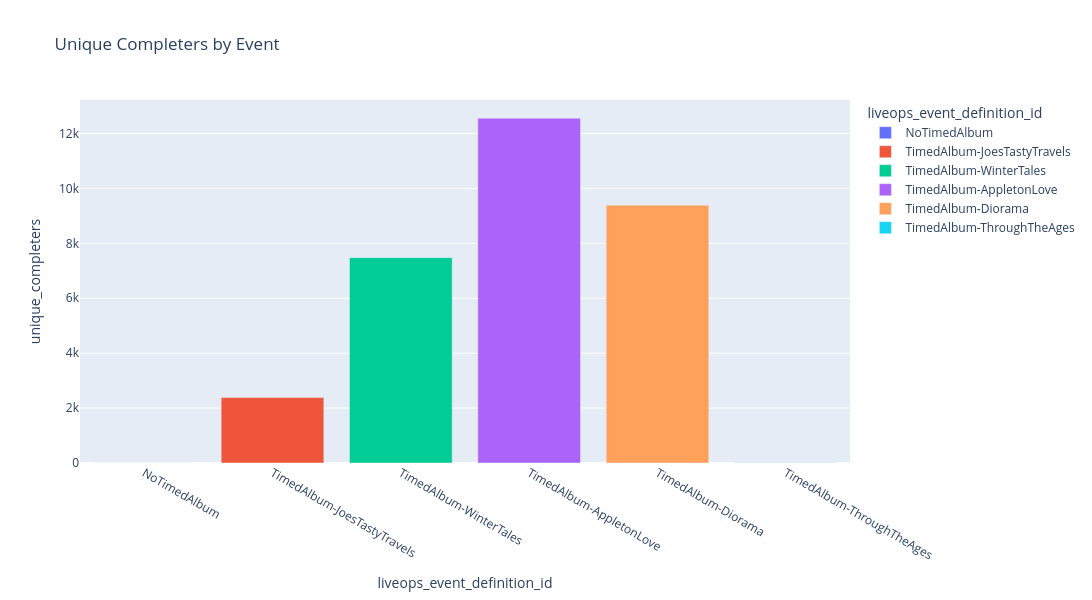
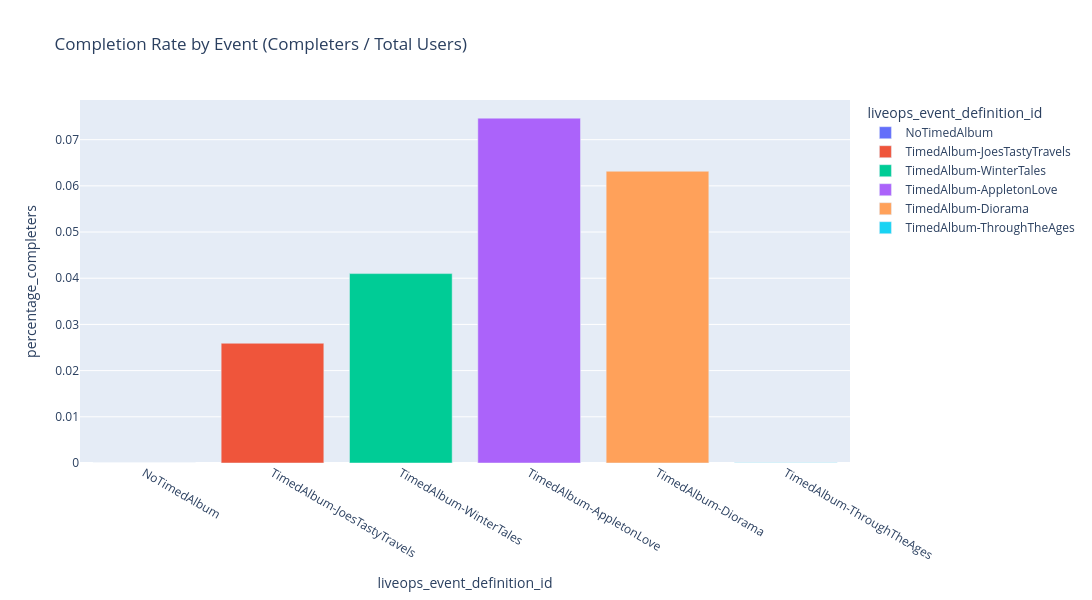

The cell these charts' notebook holds for them, in order:
### Markdown cell above
### Users

Bar charts of absolute completer counts and completion rate (completers / total users) per event.

### Code cell
fig = px.bar(data_completers_per_event, 
              x='liveops_event_definition_id', 
              y='unique_completers',
              color='liveops_event_definition_id',
              title='Unique Completers by Event',
              width=1200,
              height=600,
              hover_data={'unique_completers': True, 'pct_change_completers': ':.2%'},
              category_orders={'liveops_event_definition_id': custom_order})

fig.show()

fig = px.bar(data_completers_per_event, 
              x='liveops_event_definition_id', 
              y='percentage_completers',
              color='liveops_event_definition_id',
              title='Completion Rate by Event (Completers / Total Users)',
              width=1200,
              height=600,
              hover_data={'percentage_completers': ':.2%', 'unique_completers': True, 'pct_change_completers': ':.2%'},
              category_orders={'liveops_event_definition_id': custom_order})

fig.show()

### Figure 1 — Plotly figure (JSON) as saved in the notebook; plotly's stock layout.template omitted (floating-point values rounded to 4 significant figures)
{"data": [{"customdata": [[NaN]], "hovertemplate": "liveops_event_definition_id=%{x}<br>unique_completers=%{y}<br>pct_change_completers=%{customdata[0]:.2%}<extra></extra>", "legendgroup": "NoTimedAlbum", "marker": {"color": "#636efa", "pattern": {"shape": ""}}, "name": "NoTimedAlbum", "orientation": "v", "showlegend": true, "textposition": "auto", "type": "bar", "x": ["NoTimedAlbum"], "xaxis": "x", "y": [0], "yaxis": "y"}, {"customdata": [[Infinity]], "hovertemplate": "liveops_event_definition_id=%{x}<br>unique_completers=%{y}<br>pct_change_completers=%{customdata[0]:.2%}<extra></extra>", "legendgroup": "TimedAlbum-JoesTastyTravels", "marker": {"color": "#EF553B", "pattern": {"shape": ""}}, "name": "TimedAlbum-JoesTastyTravels", "orientation": "v", "showlegend": true, "textposition": "auto", "type": "bar", "x": ["TimedAlbum-JoesTastyTravels"], "xaxis": "x", "y": [2381], "yaxis": "y"}, {"customdata": [[2.141]], "hovertemplate": "liveops_event_definition_id=%{x}<br>unique_completers=%{y}<br>pct_change_completers=%{customdata[0]:.2%}<extra></extra>", "legendgroup": "TimedAlbum-WinterTales", "marker": {"color": "#00cc96", "pattern": {"shape": ""}}, "name": "TimedAlbum-WinterTales", "orientation": "v", "showlegend": true, "textposition": "auto", "type": "bar", "x": ["TimedAlbum-WinterTales"], "xaxis": "x", "y": [7479], "yaxis": "y"}, {"customdata": [[0.6792]], "hovertemplate": "liveops_event_definition_id=%{x}<br>unique_completers=%{y}<br>pct_change_completers=%{customdata[0]:.2%}<extra></extra>", "legendgroup": "TimedAlbum-AppletonLove", "marker": {"color": "#ab63fa", "pattern": {"shape": ""}}, "name": "TimedAlbum-AppletonLove", "orientation": "v", "showlegend": true, "textposition": "auto", "type": "bar", "x": ["TimedAlbum-AppletonLove"], "xaxis": "x", "y": [12559], "yaxis": "y"}, {"customdata": [[-0.2523]], "hovertemplate": "liveops_event_definition_id=%{x}<br>unique_completers=%{y}<br>pct_change_completers=%{customdata[0]:.2%}<extra></extra>", "legendgroup": "TimedAlbum-Diorama", "marker": {"color": "#FFA15A", "pattern": {"shape": ""}}, "name": "TimedAlbum-Diorama", "orientation": "v", "showlegend": true, "textposition": "auto", "type": "bar", "x": ["TimedAlbum-Diorama"], "xaxis": "x", "y": [9390], "yaxis": "y"}, {"customdata": [[-0.9995]], "hovertemplate": "liveops_event_definition_id=%{x}<br>unique_completers=%{y}<br>pct_change_completers=%{customdata[0]:.2%}<extra></extra>", "legendgroup": "TimedAlbum-ThroughTheAges", "marker": {"color": "#19d3f3", "pattern": {"shape": ""}}, "name": "TimedAlbum-ThroughTheAges", "orientation": "v", "showlegend": true, "textposition": "auto", "type": "bar", "x": ["TimedAlbum-ThroughTheAges"], "xaxis": "x", "y": [5], "yaxis": "y"}], "layout": {"barmode": "relative", "height": 600, "legend": {"title": {"text": "liveops_event_definition_id"}, "tracegroupgap": 0}, "title": {"text": "Unique Completers by Event"}, "width": 1200, "xaxis": {"anchor": "y", "categoryarray": ["NoTimedAlbum", "TimedAlbum-JoesTastyTravels", "TimedAlbum-WinterTales", "TimedAlbum-AppletonLove", "TimedAlbum-Diorama", "TimedAlbum-ThroughTheAges"], "categoryorder": "array", "domain": [0, 1], "title": {"text": "liveops_event_definition_id"}}, "yaxis": {"anchor": "x", "domain": [0, 1], "title": {"text": "unique_completers"}}}}

### Figure 2 — Plotly figure (JSON) as saved in the notebook; plotly's stock layout.template omitted (floating-point values rounded to 4 significant figures)
{"data": [{"customdata": [[0.0, NaN]], "hovertemplate": "liveops_event_definition_id=%{x}<br>percentage_completers=%{y:.2%}<br>unique_completers=%{customdata[0]}<br>pct_change_completers=%{customdata[1]:.2%}<extra></extra>", "legendgroup": "NoTimedAlbum", "marker": {"color": "#636efa", "pattern": {"shape": ""}}, "name": "NoTimedAlbum", "orientation": "v", "showlegend": true, "textposition": "auto", "type": "bar", "x": ["NoTimedAlbum"], "xaxis": "x", "y": [0.0], "yaxis": "y"}, {"customdata": [[2381.0, Infinity]], "hovertemplate": "liveops_event_definition_id=%{x}<br>percentage_completers=%{y:.2%}<br>unique_completers=%{customdata[0]}<br>pct_change_completers=%{customdata[1]:.2%}<extra></extra>", "legendgroup": "TimedAlbum-JoesTastyTravels", "marker": {"color": "#EF553B", "pattern": {"shape": ""}}, "name": "TimedAlbum-JoesTastyTravels", "orientation": "v", "showlegend": true, "textposition": "auto", "type": "bar", "x": ["TimedAlbum-JoesTastyTravels"], "xaxis": "x", "y": [0.02592], "yaxis": "y"}, {"customdata": [[7479.0, 2.141]], "hovertemplate": "liveops_event_definition_id=%{x}<br>percentage_completers=%{y:.2%}<br>unique_completers=%{customdata[0]}<br>pct_change_completers=%{customdata[1]:.2%}<extra></extra>", "legendgroup": "TimedAlbum-WinterTales", "marker": {"color": "#00cc96", "pattern": {"shape": ""}}, "name": "TimedAlbum-WinterTales", "orientation": "v", "showlegend": true, "textposition": "auto", "type": "bar", "x": ["TimedAlbum-WinterTales"], "xaxis": "x", "y": [0.041], "yaxis": "y"}, {"customdata": [[12560.0, 0.6792]], "hovertemplate": "liveops_event_definition_id=%{x}<br>percentage_completers=%{y:.2%}<br>unique_completers=%{customdata[0]}<br>pct_change_completers=%{customdata[1]:.2%}<extra></extra>", "legendgroup": "TimedAlbum-AppletonLove", "marker": {"color": "#ab63fa", "pattern": {"shape": ""}}, "name": "TimedAlbum-AppletonLove", "orientation": "v", "showlegend": true, "textposition": "auto", "type": "bar", "x": ["TimedAlbum-AppletonLove"], "xaxis": "x", "y": [0.07466], "yaxis": "y"}, {"customdata": [[9390.0, -0.2523]], "hovertemplate": "liveops_event_definition_id=%{x}<br>percentage_completers=%{y:.2%}<br>unique_completers=%{customdata[0]}<br>pct_change_completers=%{customdata[1]:.2%}<extra></extra>", "legendgroup": "TimedAlbum-Diorama", "marker": {"color": "#FFA15A", "pattern": {"shape": ""}}, "name": "TimedAlbum-Diorama", "orientation": "v", "showlegend": true, "textposition": "auto", "type": "bar", "x": ["TimedAlbum-Diorama"], "xaxis": "x", "y": [0.06316], "yaxis": "y"}, {"customdata": [[5.0, -0.9995]], "hovertemplate": "liveops_event_definition_id=%{x}<br>percentage_completers=%{y:.2%}<br>unique_completers=%{customdata[0]}<br>pct_change_completers=%{customdata[1]:.2%}<extra></extra>", "legendgroup": "TimedAlbum-ThroughTheAges", "marker": {"color": "#19d3f3", "pattern": {"shape": ""}}, "name": "TimedAlbum-ThroughTheAges", "orientation": "v", "showlegend": true, "textposition": "auto", "type": "bar", "x": ["TimedAlbum-ThroughTheAges"], "xaxis": "x", "y": [4.429e-05], "yaxis": "y"}], "layout": {"barmode": "relative", "height": 600, "legend": {"title": {"text": "liveops_event_definition_id"}, "tracegroupgap": 0}, "title": {"text": "Completion Rate by Event (Completers / Total Users)"}, "width": 1200, "xaxis": {"anchor": "y", "categoryarray": ["NoTimedAlbum", "TimedAlbum-JoesTastyTravels", "TimedAlbum-WinterTales", "TimedAlbum-AppletonLove", "TimedAlbum-Diorama", "TimedAlbum-ThroughTheAges"], "categoryorder": "array", "domain": [0, 1], "title": {"text": "liveops_event_definition_id"}}, "yaxis": {"anchor": "x", "domain": [0, 1], "title": {"text": "percentage_completers"}}}}
